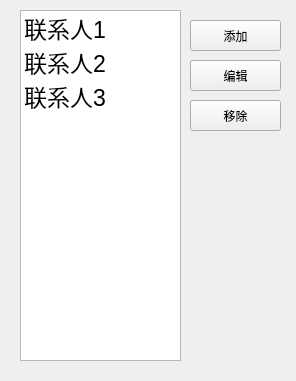
<?xml version="1.0" encoding="UTF-8"?>
<ui version="4.0">
 <class>Contactor</class>
 <widget class="QMainWindow" name="Contactor">
  <property name="geometry">
   <rect>
    <x>0</x>
    <y>0</y>
    <width>296</width>
    <height>381</height>
   </rect>
  </property>
  <property name="windowTitle">
   <string>联系人列表</string>
  </property>
  <widget class="QWidget" name="centralwidget">
   <widget class="QPushButton" name="pushButton_2">
    <property name="geometry">
     <rect>
      <x>190</x>
      <y>60</y>
      <width>91</width>
      <height>31</height>
     </rect>
    </property>
    <property name="text">
     <string>编辑</string>
    </property>
   </widget>
   <widget class="QPushButton" name="pushButton">
    <property name="geometry">
     <rect>
      <x>190</x>
      <y>20</y>
      <width>91</width>
      <height>31</height>
     </rect>
    </property>
    <property name="text">
     <string>添加</string>
    </property>
   </widget>
   <widget class="QPushButton" name="pushButton_3">
    <property name="geometry">
     <rect>
      <x>190</x>
      <y>100</y>
      <width>91</width>
      <height>31</height>
     </rect>
    </property>
    <property name="text">
     <string>移除</string>
    </property>
   </widget>
   <widget class="QListWidget" name="listWidget">
    <property name="geometry">
     <rect>
      <x>20</x>
      <y>10</y>
      <width>161</width>
      <height>351</height>
     </rect>
    </property>
    <property name="font">
     <font>
      <pointsize>17</pointsize>
     </font>
    </property>
    <item>
     <property name="text">
      <string>联系人1</string>
     </property>
    </item>
    <item>
     <property name="text">
      <string>联系人2</string>
     </property>
    </item>
    <item>
     <property name="text">
      <string>联系人3</string>
     </property>
    </item>
   </widget>
  </widget>
 </widget>
 <resources/>
 <connections/>
</ui>
